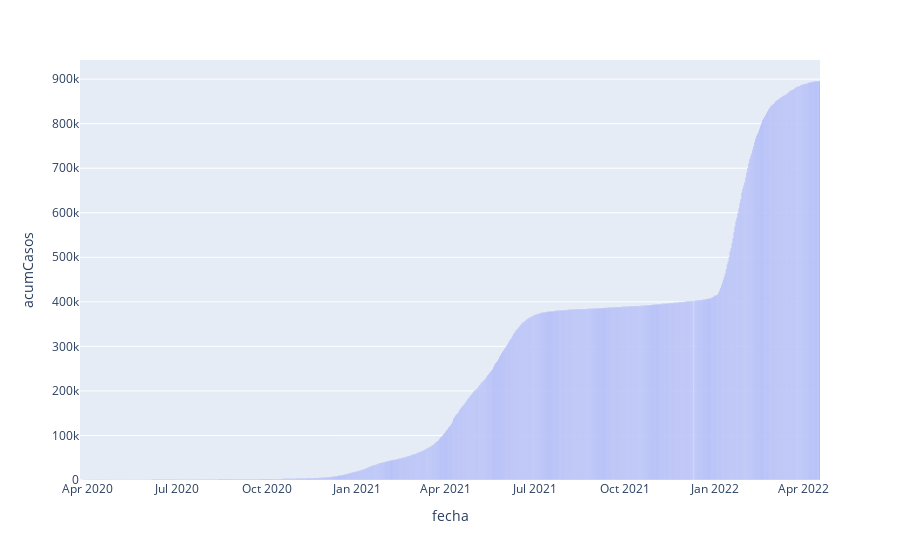

The notebook cell saved with this chart:
### Markdown cell above
* Podemos cambiar el backend de pandas si lo tenemos instalado.

### Code cell
pd.options.plotting.backend = "plotly"

data.plot(y="acumCasos", kind="bar")

### Figure 1 — Plotly figure (JSON) as saved in the notebook; plotly's stock layout.template omitted (floating-point values rounded to 4 significant figures; data arrays with more than 128 entries replaced by an {"elided": "..."} marker saying what was removed)
{"data": [{"alignmentgroup": "True", "hovertemplate": "fecha=%{x}<br>acumCasos=%{y}<extra></extra>", "legendgroup": "", "marker": {"color": "#636efa", "pattern": {"shape": ""}}, "name": "", "offsetgroup": "", "orientation": "v", "showlegend": false, "textposition": "auto", "type": "bar", "x": {"elided": "753 str values"}, "xaxis": "x", "y": {"elided": "753 int values"}, "yaxis": "y"}], "layout": {"barmode": "relative", "legend": {"tracegroupgap": 0}, "margin": {"t": 60}, "xaxis": {"anchor": "y", "domain": [0, 1], "title": {"text": "fecha"}}, "yaxis": {"anchor": "x", "domain": [0, 1], "title": {"text": "acumCasos"}}}}
